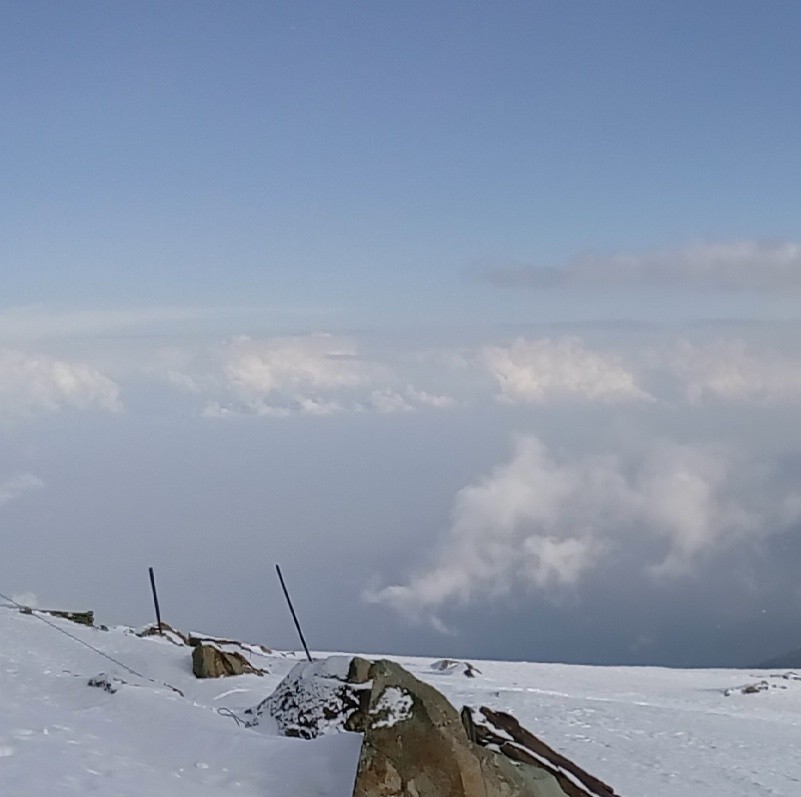
#> input picture panorama/IMG_1.jpg, 801 x 797 px
$ python Assignment4.py   (Python 2 division)   (older library calls are emulated)
#> lines starting #> are read from the running program, lines starting #| are printed output that depends on the picture

# coding: utf-8

# #Assignment 4
#
# Capture 10 overlapping photographs of a static scene which is far from your camera. Stitch them to make a panorama/mosaic of the scene to depict extended field of view in a single photograph.

# In[1]:

# Importing the libraries
import numpy as np
import cv2
from matplotlib import pyplot as plt
import matplotlib.image as img
from numpy import linalg as LA


# In[2]:

# Reading all the 10 images
img1 = img.imread('IMG_1.jpg')
#> img1 is the input picture: shape (797, 801, 3); mean R, G, B 138.8, 151.3, 172.1
img2 = img.imread('IMG_2.jpg')
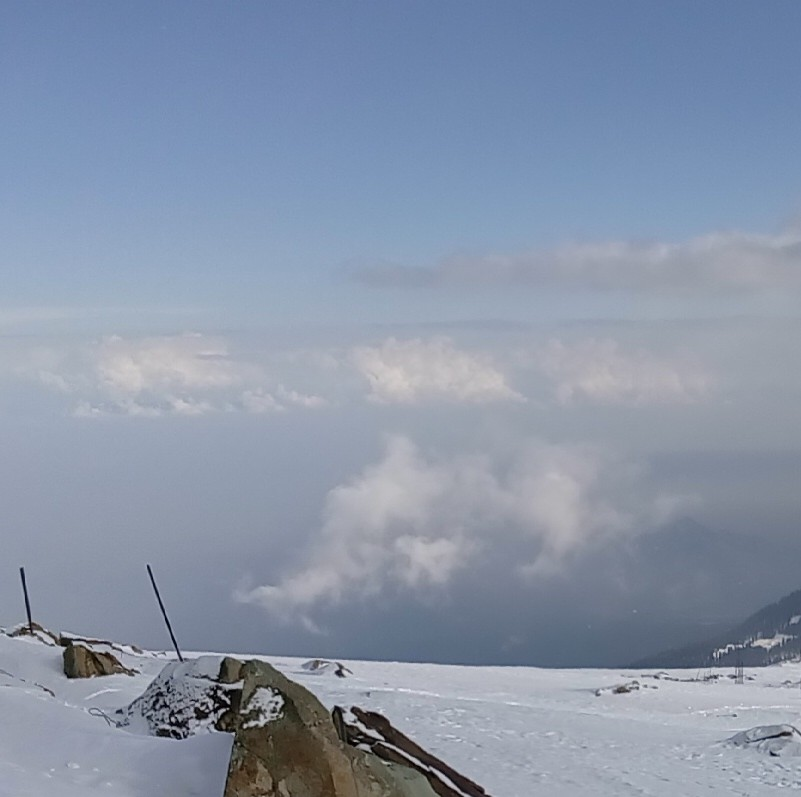
#> input picture panorama/IMG_2.jpg, 801 x 797 px
#> img2 is the input picture: shape (797, 801, 3); mean R, G, B 136.4, 148.8, 169.2
img3 = img.imread('IMG_3.jpg')
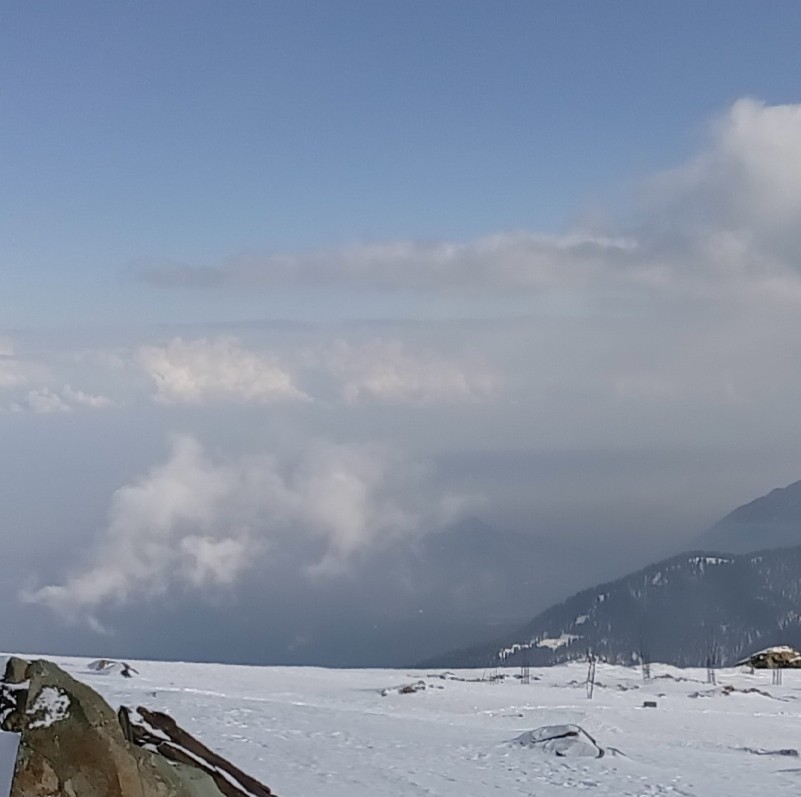
#> input picture panorama/IMG_3.jpg, 801 x 797 px
#> img3 is the input picture: shape (797, 801, 3); mean R, G, B 134.4, 146.1, 165
img4 = img.imread('IMG_4.jpg')
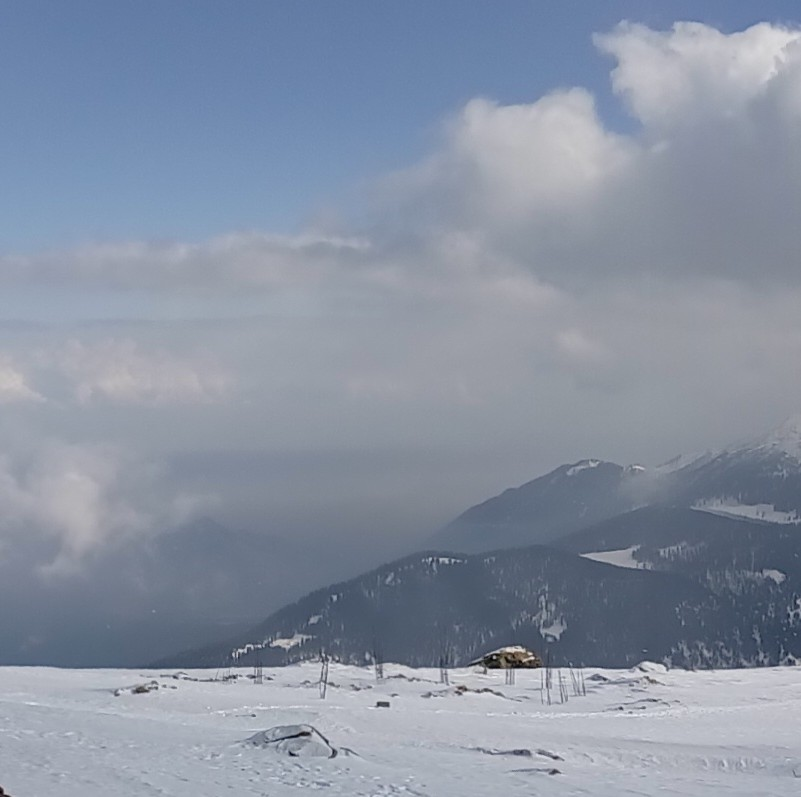
#> input picture panorama/IMG_4.jpg, 801 x 797 px
#> img4 is the input picture: shape (797, 801, 3); mean R, G, B 135.2, 145.2, 162.5
img5 = img.imread('IMG_5.jpg')
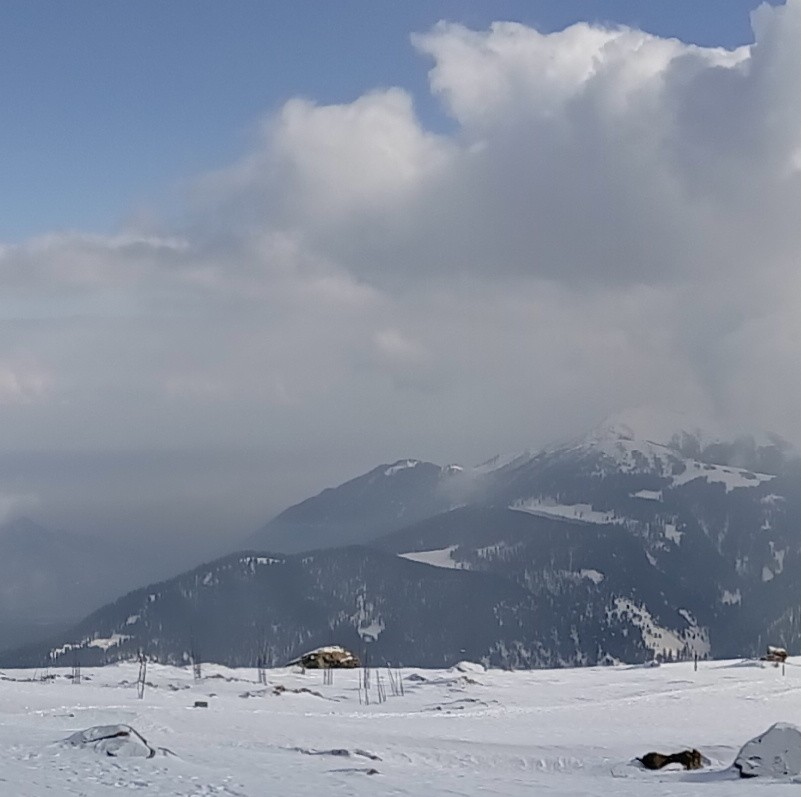
#> input picture panorama/IMG_5.jpg, 801 x 797 px
#> img5 is the input picture: shape (797, 801, 3); mean R, G, B 134.2, 142.9, 158.5
img6 = img.imread('IMG_6.jpg')
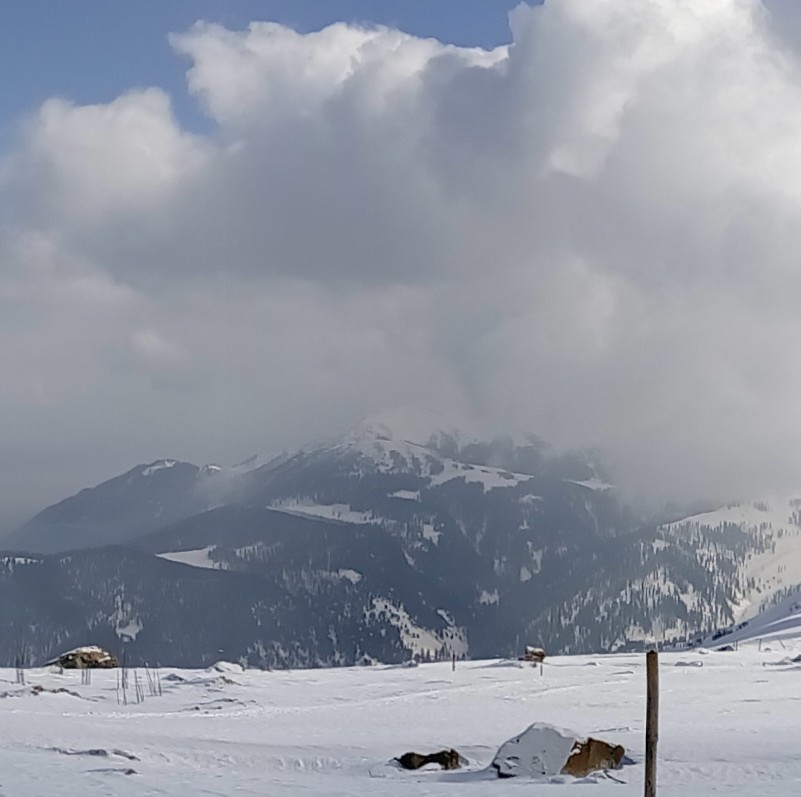
#> input picture panorama/IMG_6.jpg, 801 x 797 px
#> img6 is the input picture: shape (797, 801, 3); mean R, G, B 145.2, 150.9, 162.3
#> (the run stopped early here; a loop or call above may not have finished)
